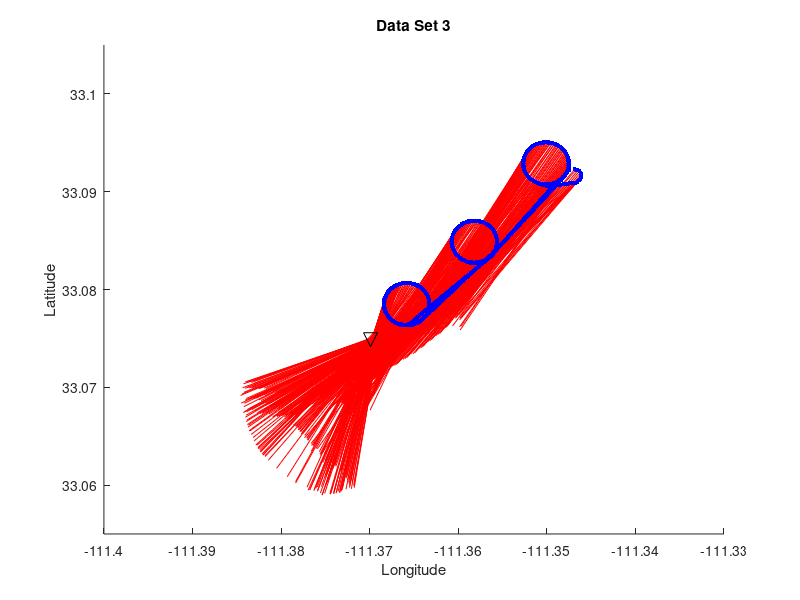

This figure's MATLAB source:
function [] = set3(start, duration, figureCheck)
%First Circle: start = 1 | duration = 77
%Partial Repeat of First Circle: start = 78 | duration = 115
%First Line: start = 116 | duration = 179
%Second Circle: start = 180 | duration = 250
%Second Line: start = 251 | duration = 305
%Third Circle: start = 306 | duration = 378
%Third Circle Squiggle: start = 379 | duration = 404
%Repetition Point
%Repeat Third Circle: start = 405 | duration = 475
%Repeat Second Line: start = 476 | duration = 528
%Repeat Second Circle: start = 529 | duration = 602
%Repeat First Line: start = 603 | duration = 653
%Repeat of First Circle: start = 654 | duration = 736
clc; load('set3data.mat'); 
if nargin < 1
    duration = dataPoints;
    start = 1;
    figureCheck = 1;
end

if figureCheck
    figure();
end
hold on; title('Data Set 3');
for j = start: duration
    startPoint = [PlatLon(j) PlatLat(j)];
    leng = 0.02;
    x2 = startPoint(1) + (leng*cosd(theta(j)));
    y2 = startPoint(2) + (leng*sind(theta(j)));
    endPoint = [x2 y2];
    x = [startPoint(1) endPoint(1)];
    y = [startPoint(2) endPoint(2)];
    plot(x', y','r');
end
plot(transmitterLocation(1),transmitterLocation(2), '-vk','MarkerSize',10);
for j = start: duration
    plot(PlatLon(j), PlatLat(j), '.b', 'MarkerSize', 10);
end
axis([-111.40, -111.33, 33.055, 33.105]);
xlabel('Longitude'); ylabel('Latitude');
end
